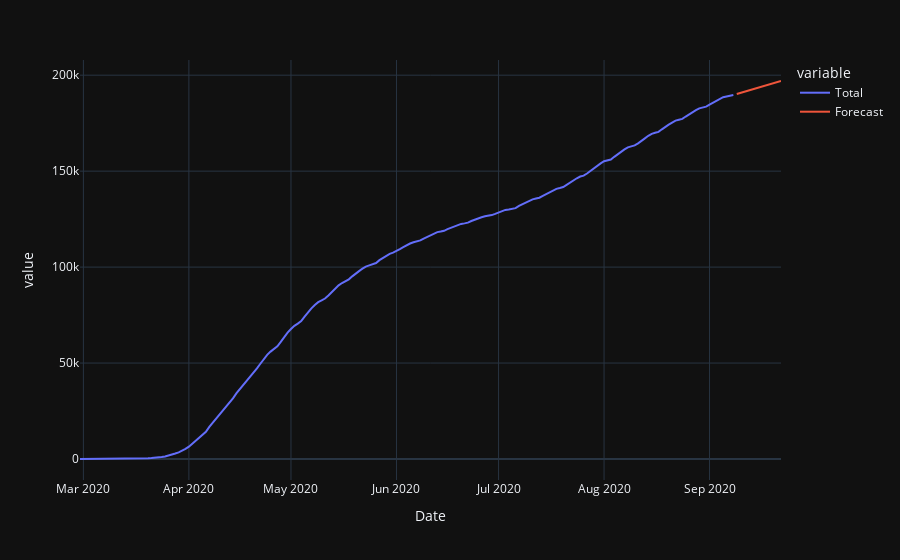

Notebook source saved alongside this figure:
### Code cell
Future(order, seasonal_order)

### Figure 1 — Plotly figure (JSON) as saved in the notebook; plotly's stock layout.template omitted (floating-point values rounded to 4 significant figures; data arrays with more than 128 entries replaced by an {"elided": "..."} marker saying what was removed)
{"data": [{"hovertemplate": "variable=Total<br>Date=%{x}<br>value=%{y}<extra></extra>", "legendgroup": "Total", "line": {"color": "#636efa", "dash": "solid"}, "mode": "lines", "name": "Total", "orientation": "v", "showlegend": true, "type": "scatter", "x": {"elided": "207 str values"}, "xaxis": "x", "y": {"elided": "207 int values"}, "yaxis": "y"}, {"hovertemplate": "variable=Forecast<br>Date=%{x}<br>value=%{y}<extra></extra>", "legendgroup": "Forecast", "line": {"color": "#EF553B", "dash": "solid"}, "mode": "lines", "name": "Forecast", "orientation": "v", "showlegend": true, "type": "scatter", "x": {"elided": "207 str values"}, "xaxis": "x", "y": {"elided": "207 float values"}, "yaxis": "y"}], "layout": {"legend": {"title": {"text": "variable"}, "tracegroupgap": 0}, "margin": {"t": 60}, "xaxis": {"anchor": "y", "domain": [0, 1], "title": {"text": "Date"}}, "yaxis": {"anchor": "x", "domain": [0, 1], "title": {"text": "value"}}}}
